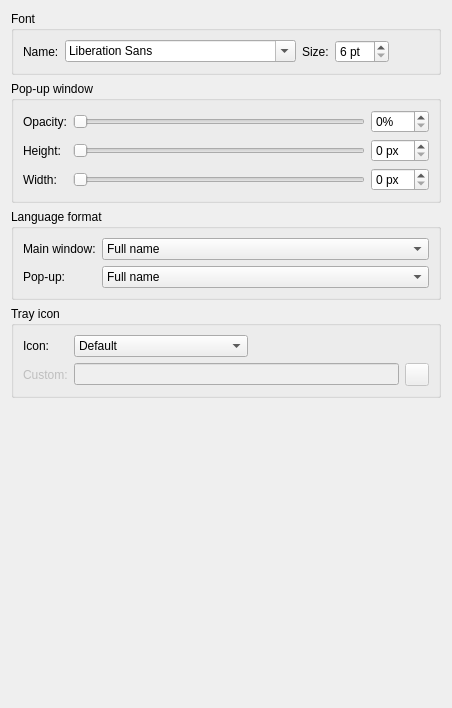
      <widget class="QWidget" name="interfacePage">
       <layout class="QVBoxLayout" name="interfaceLayout">
        <item>
         <widget class="QGroupBox" name="fontGroupBox">
          <property name="title">
           <string>Font</string>
          </property>
          <layout class="QHBoxLayout" name="horizontalLayout">
           <item>
            <widget class="QLabel" name="fontNameLabel">
             <property name="text">
              <string>Name:</string>
             </property>
            </widget>
           </item>
           <item>
            <widget class="QFontComboBox" name="fontNameComboBox"/>
           </item>
           <item>
            <widget class="QLabel" name="fontSizeLabel">
             <property name="text">
              <string>Size:</string>
             </property>
            </widget>
           </item>
           <item>
            <widget class="QSpinBox" name="fontSizeSpinBox">
             <property name="suffix">
              <string notr="true"> pt</string>
             </property>
             <property name="minimum">
              <number>6</number>
             </property>
            </widget>
           </item>
           <item>
            <spacer name="fontSpacer">
             <property name="orientation">
              <enum>Qt::Horizontal</enum>
             </property>
             <property name="sizeHint" stdset="0">
              <size>
               <width>40</width>
               <height>20</height>
              </size>
             </property>
            </spacer>
           </item>
          </layout>
         </widget>
        </item>
        <item>
         <widget class="QGroupBox" name="popupInterfaceGroupBox">
          <property name="title">
           <string>Pop-up window</string>
          </property>
          <layout class="QGridLayout" name="popupBoxLayout">
           <item row="1" column="0">
            <widget class="QLabel" name="popupHeightLabel">
             <property name="text">
              <string>Height:</string>
             </property>
            </widget>
           </item>
           <item row="1" column="2">
            <widget class="QSpinBox" name="popupHeightSpinBox">
             <property name="toolTip">
              <string>&lt;html&gt;&lt;head/&gt;&lt;body&gt;&lt;p&gt;Pop-up window height in pixels&lt;/p&gt;&lt;/body&gt;&lt;/html&gt;</string>
             </property>
             <property name="suffix">
              <string notr="true"> px</string>
             </property>
            </widget>
           </item>
           <item row="0" column="2">
            <widget class="QSpinBox" name="popupOpacitySpinBox">
             <property name="toolTip">
              <string>&lt;html&gt;&lt;head/&gt;&lt;body&gt;&lt;p&gt;Pop-up window opacity&lt;/p&gt;&lt;/body&gt;&lt;/html&gt;</string>
             </property>
             <property name="suffix">
              <string notr="true">%</string>
             </property>
             <property name="maximum">
              <number>100</number>
             </property>
            </widget>
           </item>
           <item row="2" column="0">
            <widget class="QLabel" name="popupWidthLabel">
             <property name="text">
              <string>Width:</string>
             </property>
            </widget>
           </item>
           <item row="2" column="1">
            <widget class="QSlider" name="popupWidthSlider">
             <property name="orientation">
              <enum>Qt::Horizontal</enum>
             </property>
            </widget>
           </item>
           <item row="0" column="1">
            <widget class="QSlider" name="popupOpacitySlider">
             <property name="maximum">
              <number>100</number>
             </property>
             <property name="orientation">
              <enum>Qt::Horizontal</enum>
             </property>
            </widget>
           </item>
           <item row="2" column="2">
            <widget class="QSpinBox" name="popupWidthSpinBox">
             <property name="toolTip">
              <string>&lt;html&gt;&lt;head/&gt;&lt;body&gt;&lt;p&gt;Pop-up window width in pixels&lt;/p&gt;&lt;/body&gt;&lt;/html&gt;</string>
             </property>
             <property name="suffix">
              <string notr="true"> px</string>
             </property>
            </widget>
           </item>
           <item row="0" column="0">
            <widget class="QLabel" name="popupOpacityLabel">
             <property name="text">
              <string>Opacity:</string>
             </property>
            </widget>
           </item>
           <item row="1" column="1">
            <widget class="QSlider" name="popupHeightSlider">
             <property name="orientation">
              <enum>Qt::Horizontal</enum>
             </property>
            </widget>
           </item>
          </layout>
         </widget>
        </item>
        <item>
         <widget class="QGroupBox" name="languageFormatGroupBox">
          <property name="title">
           <string>Language format</string>
          </property>
          <layout class="QFormLayout" name="formLayout">
           <property name="labelAlignment">
            <set>Qt::AlignLeading|Qt::AlignLeft|Qt::AlignVCenter</set>
           </property>
           <item row="0" column="0">
            <widget class="QLabel" name="mainWindowLanguageFormatLabel">
             <property name="text">
              <string>Main window:</string>
             </property>
            </widget>
           </item>
           <item row="0" column="1">
            <widget class="QComboBox" name="mainWindowLanguageFormatComboBox">
             <item>
              <property name="text">
               <string>Full name</string>
              </property>
             </item>
             <item>
              <property name="text">
               <string>ISO 639-1 code</string>
              </property>
             </item>
            </widget>
           </item>
           <item row="1" column="0">
            <widget class="QLabel" name="popupLanguageFormatLabel">
             <property name="text">
              <string>Pop-up:</string>
             </property>
            </widget>
           </item>
           <item row="1" column="1">
            <widget class="QComboBox" name="popupLanguageFormatComboBox">
             <item>
              <property name="text">
               <string>Full name</string>
              </property>
             </item>
             <item>
              <property name="text">
               <string>ISO 639-1 code</string>
              </property>
             </item>
            </widget>
           </item>
          </layout>
         </widget>
        </item>
        <item>
         <widget class="QGroupBox" name="trayIconGroupBox">
          <property name="title">
           <string>Tray icon</string>
          </property>
          <layout class="QGridLayout" name="trayIconBox">
           <item row="0" column="0">
            <widget class="QLabel" name="trayIconLabel">
             <property name="text">
              <string>Icon:</string>
             </property>
            </widget>
           </item>
           <item row="1" column="2">
            <widget class="QToolButton" name="customTrayIconButton">
             <property name="enabled">
              <bool>false</bool>
             </property>
             <property name="text">
              <string notr="true"/>
             </property>
            </widget>
           </item>
           <item row="1" column="0">
            <widget class="QLabel" name="customTrayIconLabel">
             <property name="enabled">
              <bool>false</bool>
             </property>
             <property name="text">
              <string>Custom:</string>
             </property>
            </widget>
           </item>
           <item row="0" column="1">
            <widget class="QComboBox" name="trayIconComboBox">
             <property name="sizePolicy">
              <sizepolicy hsizetype="Maximum" vsizetype="Fixed">
               <horstretch>0</horstretch>
               <verstretch>0</verstretch>
              </sizepolicy>
             </property>
             <property name="toolTip">
              <string>&lt;html&gt;&lt;head/&gt;&lt;body&gt;&lt;p&gt;System tray icon&lt;/p&gt;&lt;/body&gt;&lt;/html&gt;</string>
             </property>
             <item>
              <property name="text">
               <string>Default</string>
              </property>
              <property name="icon">
               <iconset theme="crow-translate-tray">
                <normaloff>.</normaloff>.</iconset>
              </property>
             </item>
             <item>
              <property name="text">
               <string>Monochrome (dark theme)</string>
              </property>
              <property name="icon">
               <iconset theme="crow-translate-tray-light">
                <normaloff>.</normaloff>.</iconset>
              </property>
             </item>
             <item>
              <property name="text">
               <string>Monochrome (light theme)</string>
              </property>
              <property name="icon">
               <iconset theme="crow-translate-tray-dark">
                <normaloff>.</normaloff>.</iconset>
              </property>
             </item>
             <item>
              <property name="text">
               <string>Custom</string>
              </property>
              <property name="icon">
               <iconset theme="folder">
                <normaloff>.</normaloff>.</iconset>
              </property>
             </item>
            </widget>
           </item>
           <item row="1" column="1">
            <widget class="QLineEdit" name="customTrayIconEdit">
             <property name="enabled">
              <bool>false</bool>
             </property>
             <property name="toolTip">
              <string>&lt;html&gt;&lt;head/&gt;&lt;body&gt;&lt;p&gt;Path to the icon or icon name from theme&lt;/p&gt;&lt;/body&gt;&lt;/html&gt;</string>
             </property>
            </widget>
           </item>
          </layout>
         </widget>
        </item>
        <item>
         <spacer name="interfaceSpacer">
          <property name="orientation">
           <enum>Qt::Vertical</enum>
          </property>
          <property name="sizeHint" stdset="0">
           <size>
            <width>20</width>
            <height>299</height>
           </size>
          </property>
         </spacer>
        </item>
       </layout>
      </widget>
